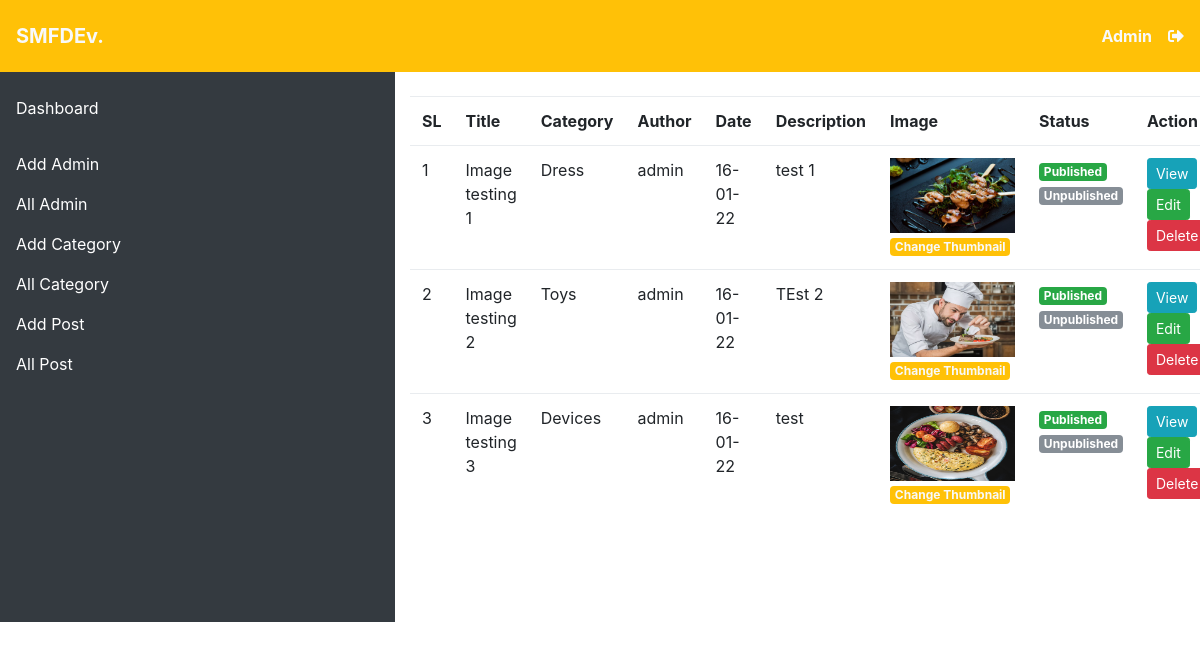
The page /admin/all_post.php (signed in) on the database its author committed.
### tables this page shows
CREATE TABLE IF NOT EXISTS `posts` (
  `post_id` int NOT NULL AUTO_INCREMENT,
  `post_title` varchar(255) NOT NULL,
  `post_img` varchar(255) NOT NULL,
  `post_des` longtext NOT NULL,
  `post_ctg` int NOT NULL,
  `post_status` int NOT NULL DEFAULT '1',
  `post_author` varchar(255) NOT NULL,
  `post_date` varchar(255) NOT NULL,
  PRIMARY KEY (`post_id`)
);

CREATE TABLE IF NOT EXISTS `category` (
  `ctg_id` int NOT NULL AUTO_INCREMENT,
  `ctg_name` varchar(255) NOT NULL,
  `ctg_des` varchar(255) NOT NULL,
  `ctg_status` int NOT NULL,
  PRIMARY KEY (`ctg_id`)
);

### admin/all_post.php (called while the page is built)
<?php
	$view = "all_post";
	include('template.php');
?>

### admin/view/all_post_view.php (the view, shortened to what this page needs)
<?php
$query = 'SELECT category.ctg_name,category.ctg_id,posts.* FROM posts INNER JOIN category ON category.ctg_id = posts.post_ctg';
$info = mysqli_query($conn, $query);
?>
<table class="table  mt-2">
    <tr>
        <th>SL</th>
        <th>Title</th>
        <th>Category</th>
        <th>Author</th>
        <th>Date</th>
        <th>Description</th>
        <th>Image</th>
        <th>Status</th>
        <th>Action</th>
    </tr>
    <?php
    $sl = 1;
    while ($show = mysqli_fetch_assoc($info)) {
    ?>
        <tr>
            <td><?php echo $sl++; ?></td>
            <td><?php echo $show['post_title']; ?></td>
            <td><?php echo $show['ctg_name']; ?></td>
            <td><?php echo $show['post_author']; ?></td>
            <td><?php echo $show['post_date']; ?></td>
            <td><?php echo $show['post_des']; ?></td>
            <td><img class="fw-6" height="75px" width="125px" src="../images/<?php echo $show['post_img']; ?>" alt="Thumbnil"><br>
                <a class="badge badge-warning text-light" href="changethumbnail.php?view=change&&id=<?php echo $show['post_id']; ?>">Change Thumbnail</a>
            </td>
            <td>
                <a class="badge badge-success" href="changethumbline.php?view=img&&id=<?php echo $show['post_id']; ?>">Published</a>
                <a class="badge badge-secondary" href="changethumbline.php?view=img&&id=<?php echo $show['post_id']; ?>">Unpublished</a>
            </td>
            <td>
                <a href="" class="btn btn-sm btn-info"data-toggle="modal" data-target="#postview<?php echo $show['post_id']; ?>">View</a>
                <a href="" class="btn btn-sm btn-success" data-toggle="modal" data-target="#postedit<?php echo $show['post_id']; ?>">Edit</a>
                <a href="" class="btn btn-sm btn-danger"data-toggle="modal" data-target="#postdelet<?php echo $show['post_id']; ?>">Delete</a>
            </td>
        </tr>
    <?php } ?>
</table>

### admin/Includes/head.php (shortened to what this page needs)
<!DOCTYPE HTML>
<html lang="en-US">
<head>
	<link rel="stylesheet" href="../css/bootstrap.min.css" />
	<link rel="stylesheet" href="../css/all.min.css" />
	<link rel="stylesheet" href="../css/fontawesome.min.css" />
	<link rel="stylesheet" href="../css/style.css" />
</head>

### admin/template.php (shortened to what this page needs)
<?php include('config.php'); ?>
<?php include('Includes/head.php'); ?>
<body>
	<?php include('Includes/header.php'); ?>
	<div class="row">
		<div class="col-md-4 bg-dark pt-3 " style="height:550px;">
			<?php include('Includes/sidebar.php'); ?>
		</div>
		<div class="col-md-8 pt-3">
			<?php if (isset($view)) {
				if ($view == 'dashboard') {
					include('view/dashboard_view.php');
				} elseif ($view == 'add_admin') {
					include('view/add_admin_view.php');
				} elseif ($view == 'all_admin') {
					include('view/all_admin_view.php');
				} elseif ($view == 'add_post') {
					include('view/add_post_view.php');
				} elseif ($view == 'all_post') {
					include('view/all_post_view.php');
				} elseif ($view == 'add_ctg') {
					include('view/add_ctg_view.php');
				} elseif ($view == 'all_ctg') {
					include('view/all_ctg_view.php');
				}elseif ($view == 'test') {
					include('view/test_view.php');
				}elseif ($view == 'change') {
					include('view/changeimg_view.php');
				}
			}
			?>
		</div>
	</div>
</body>
</html>

### admin/Includes/header.php
<div class="bg-warning py-2">
    <nav class="navbar navbar-expand-lg navbar-light">
        <a class="navbar-brand font-weight-bold text-light" href="dashboard.php">SMFDEv.</a>
        <ul class="navbar-nav ml-auto">
            <li class="nav-item">
                <a class="font-weight-bold  pr-3 text-capitalize text-light " style="text-decoration: none;" href="dashboard.php"><?php echo $_SESSION['name']; ?></a>
            </li>
            <li class="nav-item">
                <a class=" text-light" style="text-decoration: none; " href="logout.php"><i class="fas fa-sign-out-alt"></i></a>
            </li>
    </nav>
</div>

### admin/Includes/sidebar.php
<ul class="nav flex-column bg-dark">
    <li class="nav-item">
        <a class="nav-link active text-white" href="dashboard.php">Dashboard</a>
    </li>
    <li class="nav-item pt-3">
        <a class="nav-link text-white" href="add_admin.php">Add Admin</a>
    </li>
    <li class="nav-item">
        <a class="nav-link text-white" href="all_admin.php">All Admin</a>
    </li>
    <li class="nav-item">
        <a class="nav-link text-white" href="add_category.php">Add Category</a>
    </li>
    <li class="nav-item">
        <a class="nav-link text-white" href="all_category.php">All Category</a>
    </li>
    <li class="nav-item">
        <a class="nav-link text-white" href="add_post.php">Add Post</a>
    </li>
    <li class="nav-item">
        <a class="nav-link text-white" href="all_post.php">All Post</a>
    </li>
</ul>

### rows shown on the page
posts: post_title "Image testing 1", category.ctg_name "Dress", post_author "admin", post_date "16-01-22", post_des "test 1", post_img (picture)
posts: post_title "Image testing 2", category.ctg_name "Toys", post_author "admin", post_date "16-01-22", post_des "TEst 2", post_img (picture)
posts: post_title "Image testing 3", category.ctg_name "Devices", post_author "admin", post_date "16-01-22", post_des "test", post_img (picture)

### other values the page prints
$_SESSION['name'] "Admin"
